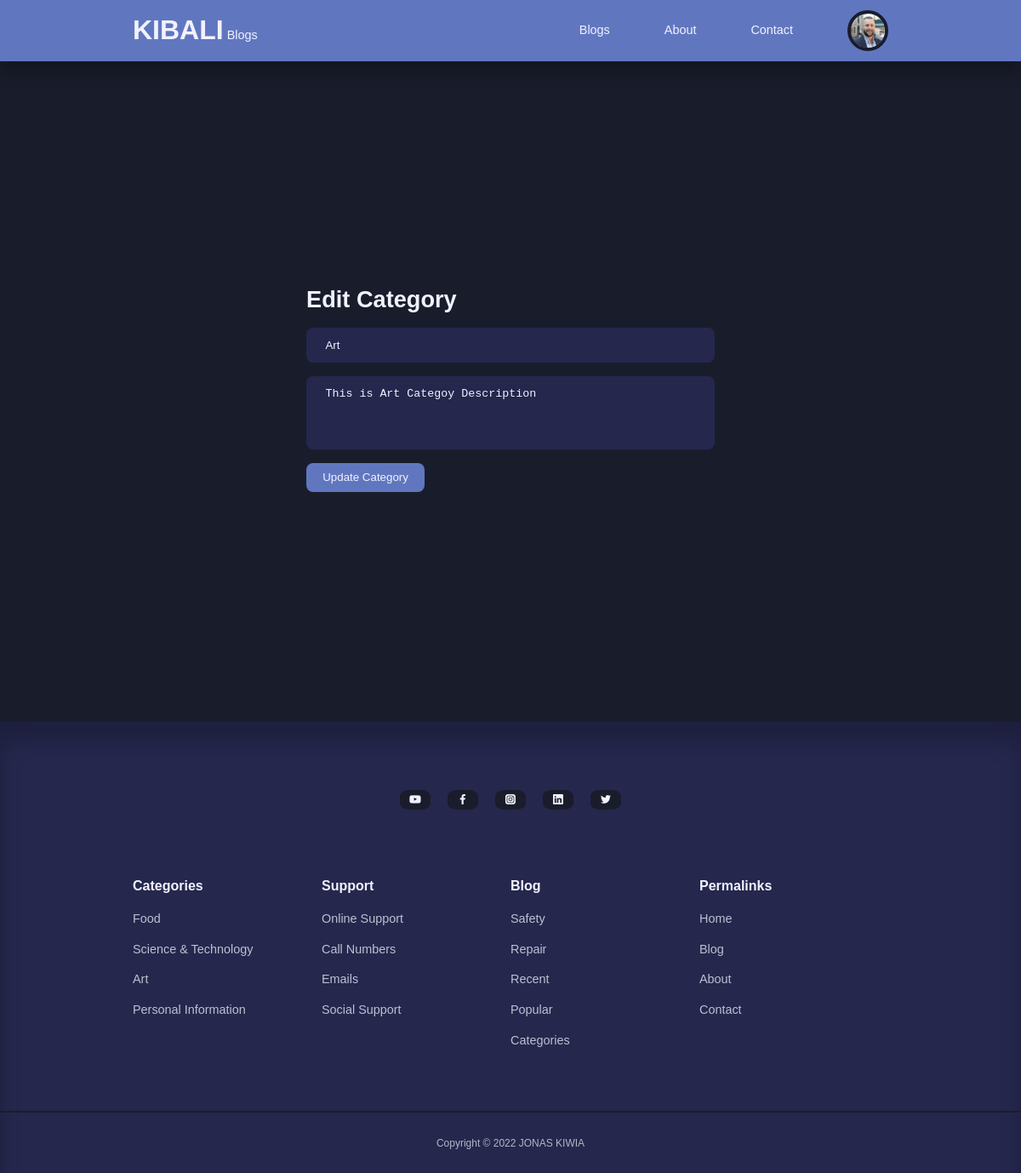
/admin/edit-category.php?id=5 (signed in), run on the app's committed database.
### tables this page shows
CREATE TABLE `users` (
  `id` int(11) NOT NULL,
  `firstname` varchar(255) DEFAULT NULL,
  `lastname` varchar(255) DEFAULT NULL,
  `username` varchar(255) DEFAULT NULL,
  `email` varchar(255) DEFAULT NULL,
  `password` varchar(255) DEFAULT NULL,
  `avatar` varchar(255) DEFAULT NULL,
  `is_admin` tinyint(4) DEFAULT NULL
);

CREATE TABLE `categories` (
  `id` int(11) NOT NULL,
  `title` varchar(255) DEFAULT NULL,
  `description` text DEFAULT NULL
);

### admin/partials/header.php (called while the page is built, shortened)
<?php
require '../partials/header.php';

### admin/edit-category.php (the view, shortened to what this page needs)
<?php
    include 'partials/header.php';
    if(isset($_GET['id'])) {
        $id = filter_var($_GET['id'], FILTER_SANITIZE_NUMBER_INT);
        $query = "SELECT * FROM categories WHERE id=$id";
        $result = mysqli_query($connection, $query);
        if(mysqli_num_rows($result) == 1){
            $category = mysqli_fetch_assoc($result);
        }
    } else {
        header('location: ' . ROOT_URL .'admin/manage-categories');
        die();
    }
?>
<section class="form__section">
    <div class="container form__section-container">
        <h2>Edit Category</h2>
        <form action="<?=ROOT_URL?>admin/edit-category-logic.php" method="POST">
            <input type="text" value="<?= $category['title']?>" name="title" placeholder="Title">
            <textarea rows="4" placeholder="Description" name="description"><?= $category['description']?></textarea>
            <button type="submit" name="submit" class="btn">Update Category</button>
        </form>
    </div>
</section>
<?php
    include '../partials/footer.php';
?>

### partials/header.php (shortened to what this page needs)
<?php
require 'config/database.php';
if(isset($_SESSION['user-id'])) {
    $id = filter_var($_SESSION['user-id'], FILTER_SANITIZE_NUMBER_INT);
    $query = "SELECT avatar FROM users WHERE id=$id";
    $result = mysqli_query($connection, $query);
    $avatar = mysqli_fetch_assoc($result);
}
?>
<!DOCTYPE html>
<html lang="en">
<head>
    <link rel="stylesheet" href="<?= ROOT_URL ?>css/style.css">
    <link rel="stylesheet" href="https://unicons.iconscout.com/release/v4.0.0/css/line.css">
</head>
<body>
    <nav>
        <div class="container nav__container">
            <div>
                <a href="<?= ROOT_URL ?>" class="nav__logo">KIBALI</a>
            <a href="<?= ROOT_URL ?>" class="">Blogs</a>
            </div>
            <ul class="nav__items">
                <li><a href="<?= ROOT_URL ?>blog.php">Blogs</a></li>
                <li><a href="<?= ROOT_URL ?>about.php">About</a></li>
                <li><a href="<?= ROOT_URL ?>contact.php">Contact</a></li>
                <?php if(isset($_SESSION['user-id'])): ?>
                    <li class="nav__profile">
                        <div class="avatar">
                            <img src="<?= ROOT_URL . 'images/' . $avatar['avatar'] ?>">
                        </div>
                    </li>
                <?php else : ?>
                    <li><a href="<?= ROOT_URL ?>signin.php">Signin</a></li>
                <?php endif ?>
            </ul>
        </div>
    </nav>

### partials/footer.php (shortened to what this page needs)
 <footer>
        <div class="footer__socials">
            <a href="https://youtube.com" target="_blank"><i class="uil uil-youtube"></i></a>
            <a href="https://facebook.com" target="_blank"><i class="uil uil-facebook-f"></i></a>
            <a href="https://instagram.com" target="_blank"><i class="uil uil-instagram-alt"></i></a>
            <a href="https://linkedin.com" target="_blank"><i class="uil uil-linkedin"></i></a>
            <a href="https://twitter.com" target="_blank"><i class="uil uil-twitter"></i></a>
        </div>
        <div class="container footer__container">
            <article>
                 <h4>Categories</h4>
            <?php
                $all_categories_query = "SELECT * FROM categories";
                $all_categories = mysqli_query($connection, $all_categories_query);
            ?>
            <?php while($category = mysqli_fetch_assoc($all_categories)) :  ?>
                <ul>
                    <li>
                    <a href="<?= ROOT_URL ?>category-posts.php?id=<?= $category['id']?>"><?= $category['title']?></a>
                </li>
                </ul>
            <?php endwhile?>
            </article>
            <article>
                <h4>Support</h4>
                <ul>
                    <li><a href="contact.php">Online Support</a></li>
                    <li><a href="tel:+255748687340">Call Numbers</a></li>
                    <li><a href="mailto:jonaskiwia1@gmail.com">Emails</a></li>
                    <li><a href="contact.php">Social Support</a></li>
                </ul>
            </article>
            <article>
                <h4>Blog</h4>
                <ul>
                    <li><a href="">Safety</a></li>
                    <li><a href="">Repair</a></li>
                    <li><a href="">Recent</a></li>
                    <li><a href="">Popular</a></li>
                    <li><a href="">Categories</a></li>
                </ul>
            </article>
            <article>
                <h4>Permalinks</h4>
                <ul>
                    <li><a href="home.php">Home</a></li>
                    <li><a href="blog.php">Blog</a></li>
                    <li><a href="about.php">About</a></li>
                    <li><a href="contact.php">Contact</a></li>
                </ul>
            </article>
        </div>
        <div class="footer__copyright">
            <small>Copyright &copy; 2022 JONAS KIWIA</small>
        </div>
    </footer>
</body>
</html>

### css/style.css (style rules this page uses)
:root { --color-primary: #6077c0; --color-primary-light: hsl(242, 91%, 69%, 18%); --color-primary-variant: #5854c7; --color-red: #da0f3f; --color-red-light: hsl(346, 87%, 46%, 15%); --color-green: #00c476; --color-green-light: hsl(156, 100%, 38%, 15%); --color-gray-900: #25274D; --color-gray-700: #2d2b7c; --color-gray-300: rgba(242, 242, 254, 0.3); --color-gray-200: rgba(242, 242, 254, 0.7); --color-white: #f2f2fe; --color-bg: #191d2b; --transition: all 300ms ease; --container-width-lg: 74%; --container-width-md: 88%; --form-width: 40%; --card-border-radius-1: 0.3rem; --card-border-radius-2: 0.5rem; --card-border-radius-3: 0.8rem; --card-border-radius-4: 2rem; --card-border-radius-5: 5rem; }
* { margin: 0; padding: 0; outline: 0; border: 0; appearance: 0; list-style: none; text-decoration: none; box-sizing: border-box; }
body { font-family: 'Trebuchet MS', 'Lucida Sans Unicode', 'Lucida Grande', 'Lucida Sans', Arial, sans-serif; line-height: 1.6; color: var(--color-gray-200); overflow-x: hidden; background: var(--color-bg); font-size: 0.9rem; }
.container { width: var(--container-width-lg); max-width: 1800px; margin-inline: auto; }
section { margin-top: 3rem; width: 100vw; }
h1, h2, h3, h4, h5 { color: var(--color-white); line-height: 1.3; }
h2 { font-size: 1.7rem; margin: 1rem 0; }
h4 { font-size: 1rem; }
a { color: var(--color-white); transition: var(--transition); }
img { display: block; width: 100%; object-fit: cover; }
nav { background-color: var(--color-primary); width: 100vw; height: 4.5rem; position: fixed; top: 0; z-index: 10; box-shadow: 0 1rem 1rem rgba(0, 0, 0, 0.2); }
.nav__container { height: 100%; display: flex; align-items: center; justify-content: space-between; }
.avatar { width: 3rem; height: 3rem; border-radius: 50%; overflow: hidden; border: 0.3rem solid var(--color-bg); }
.nav__logo { font-weight: 600; font-size: 2rem; }
.nav__items { display: flex; align-items: center; gap: 4rem; }
.nav__profile { position: relative; cursor: pointer; }
footer { background: var(--color-gray-900); padding: 5rem 0 0; box-shadow: inset 0 1.5rem 1.5rem rgba(0, 0, 0, 0.2); }
.footer__socials { margin-inline: auto; width: fit-content; margin-bottom: 5rem; display: flex; align-items: center; gap: 1.2rem; }
.footer__socials a { background: var(--color-bg); border-radius: 30%; width: 2.3rem; display: flex; align-items: center; justify-content: center; }
.footer__container { display: grid; grid-template-columns: repeat(4, 1fr); }
footer h4 { color: var(--color-white); margin-bottom: 0.6rem; }
footer ul li { padding: 0.4rem 0; }
footer ul a { opacity: 0.75; }
.footer__copyright { text-align: center; padding: 1.5rem 0; border-top: 2px solid var(--color-bg); margin-top: 4rem; }
.btn { display: inline-block; width: fit-content; padding: 0.6rem 1.2rem; background-color: var(--color-primary); border-radius: var(--card-border-radius-2); cursor: pointer; transition: var(--transition); color: var(--color-white); }
.form__section { display: grid; place-items: center; height: 100vh; }
.form__section-container { width: var(--form-width); }
form { display: flex; flex-direction: column; gap: 1rem; }
input, textarea, select { padding: 0.8rem 1.4rem; background-color: var(--color-gray-900); border-radius: var(--card-border-radius-2); resize: none; color: var(--color-white); }

### data on the page
users: avatar (picture)
categories: title "Art", description "This is Art Categoy Description"
categories: title "Food"
categories: title "Science & Technology"
categories: title "Personal Information"
